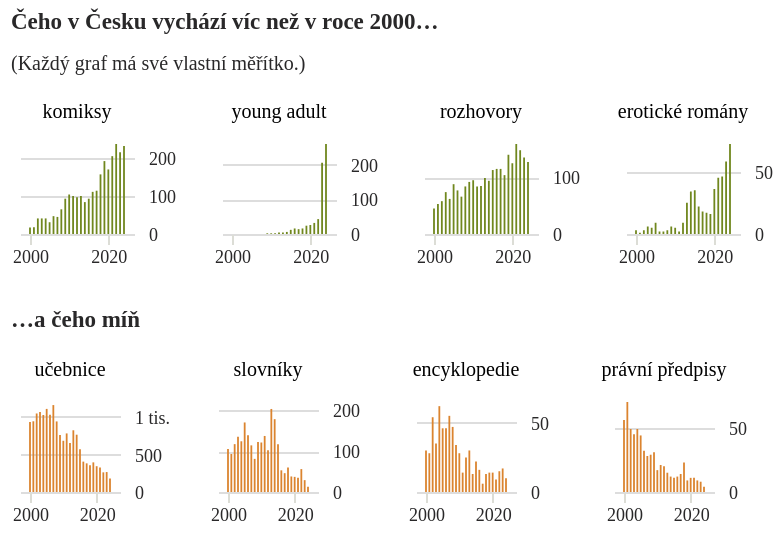

The notebook cell saved with this chart:
### Code cell
sirka_sloupcu = 0.9
prostor = 18

top_graf = alt.Chart(
    alt_friendly(top_data.filter(pl.col('rok').is_between(2000,2024))),title=alt.Title(
        "Čeho v Česku vychází víc než v roce 2000…",subtitle="(Každý graf má své vlastní měřítko.)"
    ), width=57, height=kredity['vyska_nizkych'] * 0.75
).mark_bar(color='#70871E', width=sirka_sloupcu).encode(
    alt.X("rok:T", title=None, axis=alt.Axis(tickCount=1)),
    alt.Y("pocet", title=None, axis=alt.Axis(orient='right', domainOpacity=0, tickColor='white'), scale=alt.Scale(domainMin=0), ),
    alt.Column("zanr", title=None, sort=top,
           header=alt.Header(labelFont='Asap'), spacing=prostor)
).resolve_axis(y="independent",x="independent").resolve_scale(y="independent")

flop_graf = alt.Chart(
    alt_friendly(flop_data.filter(pl.col('rok').is_between(2000,2024))),title="…a čeho míň", width=50, height=kredity['vyska_nizkych'] * 0.75
).mark_bar(color='#DB842F', width=sirka_sloupcu).encode(
    alt.X("rok:T", title=None, axis=alt.Axis(tickCount=1)),
    alt.Y("pocet", title=None, axis=alt.Axis(orient='right', domainOpacity=0, tickColor='white', labelExpr='replace(datum.label, ",000", " tis.")')),
    alt.Column("zanr", title=None,
           header=alt.Header(labelFont='Asap'), 
               spacing=prostor,
               sort=flop)
).resolve_axis(y="independent",x="independent").resolve_scale(y="independent")

rozdily_21_stoleti = alt.vconcat(top_graf, flop_graf).configure_view(stroke='transparent').configure_axisX(grid=False, domain=False).configure_axisY(grid=True, domain=False)
rozdily_21_stoleti

### Figure 1 — Vega-Lite specification as saved in the notebook (floating-point values rounded to 4 significant figures)
{"config": {"title": {"font": "Noticia Text", "fontSize": 11.5, "anchor": "start", "lineHeight": 19, "fontWeight": "bolder", "subtitleFont": "Noticia Text", "subtitleFontSize": 10, "subtitleLineHeight": 15, "subtitlePadding": 10, "dy": -10, "color": "#292829", "subtitleColor": "#292829"}, "axis": {"labelFont": "Asap", "titleFont": "Asap", "fontWeight": "lighter", "titleFontWeight": "lighter", "labelFontSize": 9, "titleFontSize": 9, "labelPadding": 2, "titlePadding": 9, "domainOpacity": 0, "tickColor": "#DCDDD6", "labelColor": "#292829"}, "legend": {"labelFont": "Asap", "labelFontWeight": "normal", "titleFont": "Asap", "titleFontWeight": "normal", "labelFontSize": 9, "titleFontSize": 9, "labelColor": "#292829"}, "axisX": {"domain": false, "grid": false}, "axisY": {"domain": false, "grid": true}, "view": {"stroke": "transparent"}}, "vconcat": [{"data": {"name": "data-9ae6b4cdfea7b4c6cb7de5b707beaed3"}, "mark": {"type": "bar", "color": "#70871E", "width": 0.9}, "encoding": {"column": {"field": "zanr", "header": {"labelFont": "Asap"}, "sort": ["komiksy", "young adult", "rozhovory", "erotické romány"], "spacing": 18, "title": null, "type": "nominal"}, "x": {"axis": {"tickCount": 1}, "field": "rok", "title": null, "type": "temporal"}, "y": {"axis": {"domainOpacity": 0, "orient": "right", "tickColor": "white"}, "field": "pocet", "scale": {"domainMin": 0}, "title": null, "type": "quantitative"}}, "height": 45.0, "resolve": {"axis": {"x": "independent", "y": "independent"}, "scale": {"y": "independent"}}, "title": {"text": "Čeho v Česku vychází víc než v roce 2000…", "subtitle": "(Každý graf má své vlastní měřítko.)"}, "width": 57}, {"data": {"name": "data-29c6f28d6c0de871769c1346deaec776"}, "mark": {"type": "bar", "color": "#DB842F", "width": 0.9}, "encoding": {"column": {"field": "zanr", "header": {"labelFont": "Asap"}, "sort": ["učebnice", "slovníky", "encyklopedie", "právní předpisy"], "spacing": 18, "title": null, "type": "nominal"}, "x": {"axis": {"tickCount": 1}, "field": "rok", "title": null, "type": "temporal"}, "y": {"axis": {"domainOpacity": 0, "labelExpr": "replace(datum.label, \",000\", \" tis.\")", "orient": "right", "tickColor": "white"}, "field": "pocet", "title": null, "type": "quantitative"}}, "height": 45.0, "resolve": {"axis": {"x": "independent", "y": "independent"}, "scale": {"y": "independent"}}, "title": "…a čeho míň", "width": 50}], "$schema": "https://vega.github.io/schema/vega-lite/v5.8.0.json", "datasets": {"data-9ae6b4cdfea7b4c6cb7de5b707beaed3": [{"pocet": 17.0, "rok": "2000-01-01T00:00:00", "len_right": 7415, "podil": 0.002293, "zanr": "komiksy"}, {"pocet": 18.0, "rok": "2001-01-01T00:00:00", "len_right": 7522, "podil": 0.002393, "zanr": "komiksy"}, {"pocet": 41.0, "rok": "2002-01-01T00:00:00", "len_right": 7580, "podil": 0.005409, "zanr": "komiksy"}, {"pocet": 41.0, "rok": "2003-01-01T00:00:00", "len_right": 7806, "podil": 0.005252, "zanr": "komiksy"}, {"pocet": 41.0, "rok": "2004-01-01T00:00:00", "len_right": 8259, "podil": 0.004964, "zanr": "komiksy"}, {"pocet": 31.0, "rok": "2005-01-01T00:00:00", "len_right": 8561, "podil": 0.003621, "zanr": "komiksy"}, {"pocet": 47.0, "rok": "2006-01-01T00:00:00", "len_right": 8991, "podil": 0.005227, "zanr": "komiksy"}, {"pocet": 45.0, "rok": "2007-01-01T00:00:00", "len_right": 9215, "podil": 0.004883, "zanr": "komiksy"}, {"pocet": 65.0, "rok": "2008-01-01T00:00:00", "len_right": 9410, "podil": 0.006908, "zanr": "komiksy"}, {"pocet": 93.0, "rok": "2009-01-01T00:00:00", "len_right": 9006, "podil": 0.01033, "zanr": "komiksy"}, {"pocet": 104.0, "rok": "2010-01-01T00:00:00", "len_right": 9291, "podil": 0.01119, "zanr": "komiksy"}, {"pocet": 100.0, "rok": "2011-01-01T00:00:00", "len_right": 9338, "podil": 0.01071, "zanr": "komiksy"}, {"pocet": 97.0, "rok": "2012-01-01T00:00:00", "len_right": 8999, "podil": 0.01078, "zanr": "komiksy"}, {"pocet": 100.0, "rok": "2013-01-01T00:00:00", "len_right": 9188, "podil": 0.01088, "zanr": "komiksy"}, {"pocet": 84.0, "rok": "2014-01-01T00:00:00", "len_right": 9260, "podil": 0.009071, "zanr": "komiksy"}, {"pocet": 93.0, "rok": "2015-01-01T00:00:00", "len_right": 9506, "podil": 0.009783, "zanr": "komiksy"}, {"pocet": 111.0, "rok": "2016-01-01T00:00:00", "len_right": 9019, "podil": 0.01231, "zanr": "komiksy"}, {"pocet": 114.0, "rok": "2017-01-01T00:00:00", "len_right": 9018, "podil": 0.01264, "zanr": "komiksy"}, {"pocet": 157.0, "rok": "2018-01-01T00:00:00", "len_right": 9255, "podil": 0.01696, "zanr": "komiksy"}, {"pocet": 192.0, "rok": "2019-01-01T00:00:00", "len_right": 8879, "podil": 0.02162, "zanr": "komiksy"}, {"pocet": 170.0, "rok": "2020-01-01T00:00:00", "len_right": 8466, "podil": 0.02008, "zanr": "komiksy"}, {"pocet": 205.0, "rok": "2021-01-01T00:00:00", "len_right": 8429, "podil": 0.02432, "zanr": "komiksy"}, {"pocet": 237.0, "rok": "2022-01-01T00:00:00", "len_right": 8252, "podil": 0.02872, "zanr": "komiksy"}, {"pocet": 215.0, "rok": "2023-01-01T00:00:00", "len_right": 7596, "podil": 0.0283, "zanr": "komiksy"}, {"pocet": 232.0, "rok": "2024-01-01T00:00:00", "len_right": 6873, "podil": 0.03376, "zanr": "komiksy"}, {"pocet": null, "rok": "2000-01-01T00:00:00", "len_right": 7415, "podil": null, "zanr": "young adult"}, {"pocet": null, "rok": "2001-01-01T00:00:00", "len_right": 7522, "podil": null, "zanr": "young adult"}, {"pocet": null, "rok": "2002-01-01T00:00:00", "len_right": 7580, "podil": null, "zanr": "young adult"}, {"pocet": null, "rok": "2003-01-01T00:00:00", "len_right": 7806, "podil": null, "zanr": "young adult"}, {"pocet": null, "rok": "2004-01-01T00:00:00", "len_right": 8259, "podil": null, "zanr": "young adult"}, {"pocet": null, "rok": "2005-01-01T00:00:00", "len_right": 8561, "podil": null, "zanr": "young adult"}, {"pocet": null, "rok": "2006-01-01T00:00:00", "len_right": 8991, "podil": null, "zanr": "young adult"}, {"pocet": null, "rok": "2007-01-01T00:00:00", "len_right": 9215, "podil": null, "zanr": "young adult"}, {"pocet": null, "rok": "2008-01-01T00:00:00", "len_right": 9410, "podil": null, "zanr": "young adult"}, {"pocet": 2.0, "rok": "2009-01-01T00:00:00", "len_right": 9006, "podil": 0.0002221, "zanr": "young adult"}, {"pocet": 2.0, "rok": "2010-01-01T00:00:00", "len_right": 9291, "podil": 0.0002153, "zanr": "young adult"}, {"pocet": 2.0, "rok": "2011-01-01T00:00:00", "len_right": 9338, "podil": 0.0002142, "zanr": "young adult"}, {"pocet": 4.0, "rok": "2012-01-01T00:00:00", "len_right": 8999, "podil": 0.0004445, "zanr": "young adult"}, {"pocet": 4.0, "rok": "2013-01-01T00:00:00", "len_right": 9188, "podil": 0.0004354, "zanr": "young adult"}, {"pocet": 6.0, "rok": "2014-01-01T00:00:00", "len_right": 9260, "podil": 0.0006479, "zanr": "young adult"}, {"pocet": 12.0, "rok": "2015-01-01T00:00:00", "len_right": 9506, "podil": 0.001262, "zanr": "young adult"}, {"pocet": 16.0, "rok": "2016-01-01T00:00:00", "len_right": 9019, "podil": 0.001774, "zanr": "young adult"}, {"pocet": 14.0, "rok": "2017-01-01T00:00:00", "len_right": 9018, "podil": 0.001552, "zanr": "young adult"}, {"pocet": 16.0, "rok": "2018-01-01T00:00:00", "len_right": 9255, "podil": 0.001729, "zanr": "young adult"}, {"pocet": 24.0, "rok": "2019-01-01T00:00:00", "len_right": 8879, "podil": 0.002703, "zanr": "young adult"}, {"pocet": 26.0, "rok": "2020-01-01T00:00:00", "len_right": 8466, "podil": 0.003071, "zanr": "young adult"}, {"pocet": 32.0, "rok": "2021-01-01T00:00:00", "len_right": 8429, "podil": 0.003796, "zanr": "young adult"}, {"pocet": 43.0, "rok": "2022-01-01T00:00:00", "len_right": 8252, "podil": 0.005211, "zanr": "young adult"}, {"pocet": 206.0, "rok": "2023-01-01T00:00:00", "len_right": 7596, "podil": 0.02712, "zanr": "young adult"}, {"pocet": 260.0, "rok": "2024-01-01T00:00:00", "len_right": 6873, "podil": 0.03783, "zanr": "young adult"}, {"pocet": 45.0, "rok": "2000-01-01T00:00:00", "len_right": 7415, "podil": 0.006069, "zanr": "rozhovory"}, {"pocet": 53.0, "rok": "2001-01-01T00:00:00", "len_right": 7522, "podil": 0.007046, "zanr": "rozhovory"}, {"pocet": 58.0, "rok": "2002-01-01T00:00:00", "len_right": 7580, "podil": 0.007652, "zanr": "rozhovory"}, {"pocet": 74.0, "rok": "2003-01-01T00:00:00", "len_right": 7806, "podil": 0.00948, "zanr": "rozhovory"}, {"pocet": 62.0, "rok": "2004-01-01T00:00:00", "len_right": 8259, "podil": 0.007507, "zanr": "rozhovory"}, {"pocet": 88.0, "rok": "2005-01-01T00:00:00", "len_right": 8561, "podil": 0.01028, "zanr": "rozhovory"}, {"pocet": 77.0, "rok": "2006-01-01T00:00:00", "len_right": 8991, "podil": 0.008564, "zanr": "rozhovory"}, {"pocet": 66.0, "rok": "2007-01-01T00:00:00", "len_right": 9215, "podil": 0.007162, "zanr": "rozhovory"}, {"pocet": 84.0, "rok": "2008-01-01T00:00:00", "len_right": 9410, "podil": 0.008927, "zanr": "rozhovory"}, {"pocet": 92.0, "rok": "2009-01-01T00:00:00", "len_right": 9006, "podil": 0.01022, "zanr": "rozhovory"}, {"pocet": 95.0, "rok": "2010-01-01T00:00:00", "len_right": 9291, "podil": 0.01022, "zanr": "rozhovory"}, {"pocet": 84.0, "rok": "2011-01-01T00:00:00", "len_right": 9338, "podil": 0.008996, "zanr": "rozhovory"}, {"pocet": 85.0, "rok": "2012-01-01T00:00:00", "len_right": 8999, "podil": 0.009445, "zanr": "rozhovory"}, {"pocet": 99.0, "rok": "2013-01-01T00:00:00", "len_right": 9188, "podil": 0.01077, "zanr": "rozhovory"}, {"pocet": 94.0, "rok": "2014-01-01T00:00:00", "len_right": 9260, "podil": 0.01015, "zanr": "rozhovory"}, {"pocet": 113.0, "rok": "2015-01-01T00:00:00", "len_right": 9506, "podil": 0.01189, "zanr": "rozhovory"}, {"pocet": 115.0, "rok": "2016-01-01T00:00:00", "len_right": 9019, "podil": 0.01275, "zanr": "rozhovory"}, {"pocet": 115.0, "rok": "2017-01-01T00:00:00", "len_right": 9018, "podil": 0.01275, "zanr": "rozhovory"}, {"pocet": 104.0, "rok": "2018-01-01T00:00:00", "len_right": 9255, "podil": 0.01124, "zanr": "rozhovory"}, {"pocet": 140.0, "rok": "2019-01-01T00:00:00", "len_right": 8879, "podil": 0.01577, "zanr": "rozhovory"}, {"pocet": 125.0, "rok": "2020-01-01T00:00:00", "len_right": 8466, "podil": 0.01476, "zanr": "rozhovory"}, {"pocet": 159.0, "rok": "2021-01-01T00:00:00", "len_right": 8429, "podil": 0.01886, "zanr": "rozhovory"}, {"pocet": 148.0, "rok": "2022-01-01T00:00:00", "len_right": 8252, "podil": 0.01794, "zanr": "rozhovory"}, {"pocet": 135.0, "rok": "2023-01-01T00:00:00", "len_right": 7596, "podil": 0.01777, "zanr": "rozhovory"}, {"pocet": 127.0, "rok": "2024-01-01T00:00:00", "len_right": 6873, "podil": 0.01848, "zanr": "rozhovory"}, {"pocet": 3.0, "rok": "2000-01-01T00:00:00", "len_right": 7415, "podil": 0.0004046, "zanr": "erotické romány"}, {"pocet": 1.0, "rok": "2001-01-01T00:00:00", "len_right": 7522, "podil": 0.0001329, "zanr": "erotické romány"}, {"pocet": 3.0, "rok": "2002-01-01T00:00:00", "len_right": 7580, "podil": 0.0003958, "zanr": "erotické romány"}, {"pocet": 6.0, "rok": "2003-01-01T00:00:00", "len_right": 7806, "podil": 0.0007686, "zanr": "erotické romány"}, {"pocet": 5.0, "rok": "2004-01-01T00:00:00", "len_right": 8259, "podil": 0.0006054, "zanr": "erotické romány"}, {"pocet": 9.0, "rok": "2005-01-01T00:00:00", "len_right": 8561, "podil": 0.001051, "zanr": "erotické romány"}, {"pocet": 2.0, "rok": "2006-01-01T00:00:00", "len_right": 8991, "podil": 0.0002224, "zanr": "erotické romány"}, {"pocet": 2.0, "rok": "2007-01-01T00:00:00", "len_right": 9215, "podil": 0.000217, "zanr": "erotické romány"}, {"pocet": 3.0, "rok": "2008-01-01T00:00:00", "len_right": 9410, "podil": 0.0003188, "zanr": "erotické romány"}, {"pocet": 6.0, "rok": "2009-01-01T00:00:00", "len_right": 9006, "podil": 0.0006662, "zanr": "erotické romány"}, {"pocet": 5.0, "rok": "2010-01-01T00:00:00", "len_right": 9291, "podil": 0.0005382, "zanr": "erotické romány"}, {"pocet": 2.0, "rok": "2011-01-01T00:00:00", "len_right": 9338, "podil": 0.0002142, "zanr": "erotické romány"}, {"pocet": 9.0, "rok": "2012-01-01T00:00:00", "len_right": 8999, "podil": 0.001, "zanr": "erotické romány"}, {"pocet": 25.0, "rok": "2013-01-01T00:00:00", "len_right": 9188, "podil": 0.002721, "zanr": "erotické romány"}, {"pocet": 34.0, "rok": "2014-01-01T00:00:00", "len_right": 9260, "podil": 0.003672, "zanr": "erotické romány"}, {"pocet": 35.0, "rok": "2015-01-01T00:00:00", "len_right": 9506, "podil": 0.003682, "zanr": "erotické romány"}, {"pocet": 22.0, "rok": "2016-01-01T00:00:00", "len_right": 9019, "podil": 0.002439, "zanr": "erotické romány"}, {"pocet": 18.0, "rok": "2017-01-01T00:00:00", "len_right": 9018, "podil": 0.001996, "zanr": "erotické romány"}, {"pocet": 17.0, "rok": "2018-01-01T00:00:00", "len_right": 9255, "podil": 0.001837, "zanr": "erotické romány"}, {"pocet": 16.0, "rok": "2019-01-01T00:00:00", "len_right": 8879, "podil": 0.001802, "zanr": "erotické romány"}, {"pocet": 36.0, "rok": "2020-01-01T00:00:00", "len_right": 8466, "podil": 0.004252, "zanr": "erotické romány"}, {"pocet": 45.0, "rok": "2021-01-01T00:00:00", "len_right": 8429, "podil": 0.005339, "zanr": "erotické romány"}, {"pocet": 46.0, "rok": "2022-01-01T00:00:00", "len_right": 8252, "podil": 0.005574, "zanr": "erotické romány"}, {"pocet": 58.0, "rok": "2023-01-01T00:00:00", "len_right": 7596, "podil": 0.007636, "zanr": "erotické romány"}, {"pocet": 72.0, "rok": "2024-01-01T00:00:00", "len_right": 6873, "podil": 0.01048, "zanr": "erotické romány"}], "data-29c6f28d6c0de871769c1346deaec776": [{"pocet": 932, "rok": "2000-01-01T00:00:00", "len_right": 7415, "podil": 0.1257, "zanr": "učebnice"}, {"pocet": 943, "rok": "2001-01-01T00:00:00", "len_right": 7522, "podil": 0.1254, "zanr": "učebnice"}, {"pocet": 1047, "rok": "2002-01-01T00:00:00", "len_right": 7580, "podil": 0.1381, "zanr": "učebnice"}, {"pocet": 1067, "rok": "2003-01-01T00:00:00", "len_right": 7806, "podil": 0.1367, "zanr": "učebnice"}, {"pocet": 1027, "rok": "2004-01-01T00:00:00", "len_right": 8259, "podil": 0.1243, "zanr": "učebnice"}, {"pocet": 1108, "rok": "2005-01-01T00:00:00", "len_right": 8561, "podil": 0.1294, "zanr": "učebnice"}, {"pocet": 1030, "rok": "2006-01-01T00:00:00", "len_right": 8991, "podil": 0.1146, "zanr": "učebnice"}, {"pocet": 1159, "rok": "2007-01-01T00:00:00", "len_right": 9215, "podil": 0.1258, "zanr": "učebnice"}, {"pocet": 941, "rok": "2008-01-01T00:00:00", "len_right": 9410, "podil": 0.1, "zanr": "učebnice"}, {"pocet": 759, "rok": "2009-01-01T00:00:00", "len_right": 9006, "podil": 0.08428, "zanr": "učebnice"}, {"pocet": 683, "rok": "2010-01-01T00:00:00", "len_right": 9291, "podil": 0.07351, "zanr": "učebnice"}, {"pocet": 781, "rok": "2011-01-01T00:00:00", "len_right": 9338, "podil": 0.08364, "zanr": "učebnice"}, {"pocet": 655, "rok": "2012-01-01T00:00:00", "len_right": 8999, "podil": 0.07279, "zanr": "učebnice"}, {"pocet": 823, "rok": "2013-01-01T00:00:00", "len_right": 9188, "podil": 0.08957, "zanr": "učebnice"}, {"pocet": 764, "rok": "2014-01-01T00:00:00", "len_right": 9260, "podil": 0.08251, "zanr": "učebnice"}, {"pocet": 569, "rok": "2015-01-01T00:00:00", "len_right": 9506, "podil": 0.05986, "zanr": "učebnice"}, {"pocet": 405, "rok": "2016-01-01T00:00:00", "len_right": 9019, "podil": 0.04491, "zanr": "učebnice"}, {"pocet": 382, "rok": "2017-01-01T00:00:00", "len_right": 9018, "podil": 0.04236, "zanr": "učebnice"}, {"pocet": 356, "rok": "2018-01-01T00:00:00", "len_right": 9255, "podil": 0.03847, "zanr": "učebnice"}, {"pocet": 395, "rok": "2019-01-01T00:00:00", "len_right": 8879, "podil": 0.04449, "zanr": "učebnice"}, {"pocet": 344, "rok": "2020-01-01T00:00:00", "len_right": 8466, "podil": 0.04063, "zanr": "učebnice"}, {"pocet": 327, "rok": "2021-01-01T00:00:00", "len_right": 8429, "podil": 0.03879, "zanr": "učebnice"}, {"pocet": 262, "rok": "2022-01-01T00:00:00", "len_right": 8252, "podil": 0.03175, "zanr": "učebnice"}, {"pocet": 266, "rok": "2023-01-01T00:00:00", "len_right": 7596, "podil": 0.03502, "zanr": "učebnice"}, {"pocet": 179, "rok": "2024-01-01T00:00:00", "len_right": 6873, "podil": 0.02604, "zanr": "učebnice"}, {"pocet": 105, "rok": "2000-01-01T00:00:00", "len_right": 7415, "podil": 0.01416, "zanr": "slovníky"}, {"pocet": 93, "rok": "2001-01-01T00:00:00", "len_right": 7522, "podil": 0.01236, "zanr": "slovníky"}, {"pocet": 117, "rok": "2002-01-01T00:00:00", "len_right": 7580, "podil": 0.01544, "zanr": "slovníky"}, {"pocet": 135, "rok": "2003-01-01T00:00:00", "len_right": 7806, "podil": 0.01729, "zanr": "slovníky"}, {"pocet": 124, "rok": "2004-01-01T00:00:00", "len_right": 8259, "podil": 0.01501, "zanr": "slovníky"}, {"pocet": 170, "rok": "2005-01-01T00:00:00", "len_right": 8561, "podil": 0.01986, "zanr": "slovníky"}, {"pocet": 139, "rok": "2006-01-01T00:00:00", "len_right": 8991, "podil": 0.01546, "zanr": "slovníky"}, {"pocet": 114, "rok": "2007-01-01T00:00:00", "len_right": 9215, "podil": 0.01237, "zanr": "slovníky"}, {"pocet": 81, "rok": "2008-01-01T00:00:00", "len_right": 9410, "podil": 0.008608, "zanr": "slovníky"}, {"pocet": 122, "rok": "2009-01-01T00:00:00", "len_right": 9006, "podil": 0.01355, "zanr": "slovníky"}, {"pocet": 121, "rok": "2010-01-01T00:00:00", "len_right": 9291, "podil": 0.01302, "zanr": "slovníky"}, {"pocet": 137, "rok": "2011-01-01T00:00:00", "len_right": 9338, "podil": 0.01467, "zanr": "slovníky"}, {"pocet": 102, "rok": "2012-01-01T00:00:00", "len_right": 8999, "podil": 0.01133, "zanr": "slovníky"}, {"pocet": 203, "rok": "2013-01-01T00:00:00", "len_right": 9188, "podil": 0.02209, "zanr": "slovníky"}, {"pocet": 178, "rok": "2014-01-01T00:00:00", "len_right": 9260, "podil": 0.01922, "zanr": "slovníky"}, {"pocet": 117, "rok": "2015-01-01T00:00:00", "len_right": 9506, "podil": 0.01231, "zanr": "slovníky"}, {"pocet": 53, "rok": "2016-01-01T00:00:00", "len_right": 9019, "podil": 0.005876, "zanr": "slovníky"}, {"pocet": 46, "rok": "2017-01-01T00:00:00", "len_right": 9018, "podil": 0.005101, "zanr": "slovníky"}, {"pocet": 60, "rok": "2018-01-01T00:00:00", "len_right": 9255, "podil": 0.006483, "zanr": "slovníky"}, {"pocet": 38, "rok": "2019-01-01T00:00:00", "len_right": 8879, "podil": 0.00428, "zanr": "slovníky"}, {"pocet": 37, "rok": "2020-01-01T00:00:00", "len_right": 8466, "podil": 0.00437, "zanr": "slovníky"}, {"pocet": 35, "rok": "2021-01-01T00:00:00", "len_right": 8429, "podil": 0.004152, "zanr": "slovníky"}, {"pocet": 56, "rok": "2022-01-01T00:00:00", "len_right": 8252, "podil": 0.006786, "zanr": "slovníky"}, {"pocet": 29, "rok": "2023-01-01T00:00:00", "len_right": 7596, "podil": 0.003818, "zanr": "slovníky"}, {"pocet": 13, "rok": "2024-01-01T00:00:00", "len_right": 6873, "podil": 0.001891, "zanr": "slovníky"}, {"pocet": 30, "rok": "2000-01-01T00:00:00", "len_right": 7415, "podil": 0.004046, "zanr": "encyklopedie"}, {"pocet": 28, "rok": "2001-01-01T00:00:00", "len_right": 7522, "podil": 0.003722, "zanr": "encyklopedie"}, {"pocet": 54, "rok": "2002-01-01T00:00:00", "len_right": 7580, "podil": 0.007124, "zanr": "encyklopedie"}, {"pocet": 35, "rok": "2003-01-01T00:00:00", "len_right": 7806, "podil": 0.004484, "zanr": "encyklopedie"}, {"pocet": 62, "rok": "2004-01-01T00:00:00", "len_right": 8259, "podil": 0.007507, "zanr": "encyklopedie"}, {"pocet": 46, "rok": "2005-01-01T00:00:00", "len_right": 8561, "podil": 0.005373, "zanr": "encyklopedie"}, {"pocet": 46, "rok": "2006-01-01T00:00:00", "len_right": 8991, "podil": 0.005116, "zanr": "encyklopedie"}, {"pocet": 55, "rok": "2007-01-01T00:00:00", "len_right": 9215, "podil": 0.005969, "zanr": "encyklopedie"}, {"pocet": 47, "rok": "2008-01-01T00:00:00", "len_right": 9410, "podil": 0.004995, "zanr": "encyklopedie"}, {"pocet": 34, "rok": "2009-01-01T00:00:00", "len_right": 9006, "podil": 0.003775, "zanr": "encyklopedie"}, {"pocet": 28, "rok": "2010-01-01T00:00:00", "len_right": 9291, "podil": 0.003014, "zanr": "encyklopedie"}, {"pocet": 14, "rok": "2011-01-01T00:00:00", "len_right": 9338, "podil": 0.001499, "zanr": "encyklopedie"}, {"pocet": 25, "rok": "2012-01-01T00:00:00", "len_right": 8999, "podil": 0.002778, "zanr": "encyklopedie"}, {"pocet": 30, "rok": "2013-01-01T00:00:00", "len_right": 9188, "podil": 0.003265, "zanr": "encyklopedie"}, {"pocet": 13, "rok": "2014-01-01T00:00:00", "len_right": 9260, "podil": 0.001404, "zanr": "encyklopedie"}, {"pocet": 22, "rok": "2015-01-01T00:00:00", "len_right": 9506, "podil": 0.002314, "zanr": "encyklopedie"}, {"pocet": 16, "rok": "2016-01-01T00:00:00", "len_right": 9019, "podil": 0.001774, "zanr": "encyklopedie"}, {"pocet": 6, "rok": "2017-01-01T00:00:00", "len_right": 9018, "podil": 0.0006653, "zanr": "encyklopedie"}, {"pocet": 13, "rok": "2018-01-01T00:00:00", "len_right": 9255, "podil": 0.001405, "zanr": "encyklopedie"}, {"pocet": 14, "rok": "2019-01-01T00:00:00", "len_right": 8879, "podil": 0.001577, "zanr": "encyklopedie"}, {"pocet": 14, "rok": "2020-01-01T00:00:00", "len_right": 8466, "podil": 0.001654, "zanr": "encyklopedie"}, {"pocet": 9, "rok": "2021-01-01T00:00:00", "len_right": 8429, "podil": 0.001068, "zanr": "encyklopedie"}, {"pocet": 15, "rok": "2022-01-01T00:00:00", "len_right": 8252, "podil": 0.001818, "zanr": "encyklopedie"}, {"pocet": 17, "rok": "2023-01-01T00:00:00", "len_right": 7596, "podil": 0.002238, "zanr": "encyklopedie"}, {"pocet": 10, "rok": "2024-01-01T00:00:00", "len_right": 6873, "podil": 0.001455, "zanr": "encyklopedie"}, {"pocet": 56, "rok": "2000-01-01T00:00:00", "len_right": 7415, "podil": 0.007552, "zanr": "právní předpisy"}, {"pocet": 70, "rok": "2001-01-01T00:00:00", "len_right": 7522, "podil": 0.009306, "zanr": "právní předpisy"}, {"pocet": 49, "rok": "2002-01-01T00:00:00", "len_right": 7580, "podil": 0.006464, "zanr": "právní předpisy"}, {"pocet": 45, "rok": "2003-01-01T00:00:00", "len_right": 7806, "podil": 0.005765, "zanr": "právní předpisy"}, {"pocet": 49, "rok": "2004-01-01T00:00:00", "len_right": 8259, "podil": 0.005933, "zanr": "právní předpisy"}, {"pocet": 44, "rok": "2005-01-01T00:00:00", "len_right": 8561, "podil": 0.00514, "zanr": "právní předpisy"}, {"pocet": 32, "rok": "2006-01-01T00:00:00", "len_right": 8991, "podil": 0.003559, "zanr": "právní předpisy"}, {"pocet": 28, "rok": "2007-01-01T00:00:00", "len_right": 9215, "podil": 0.003039, "zanr": "právní předpisy"}, {"pocet": 29, "rok": "2008-01-01T00:00:00", "len_right": 9410, "podil": 0.003082, "zanr": "právní předpisy"}, {"pocet": 31, "rok": "2009-01-01T00:00:00", "len_right": 9006, "podil": 0.003442, "zanr": "právní předpisy"}, {"pocet": 17, "rok": "2010-01-01T00:00:00", "len_right": 9291, "podil": 0.00183, "zanr": "právní předpisy"}, {"pocet": 21, "rok": "2011-01-01T00:00:00", "len_right": 9338, "podil": 0.002249, "zanr": "právní předpisy"}, {"pocet": 20, "rok": "2012-01-01T00:00:00", "len_right": 8999, "podil": 0.002222, "zanr": "právní předpisy"}, {"pocet": 15, "rok": "2013-01-01T00:00:00", "len_right": 9188, "podil": 0.001633, "zanr": "právní předpisy"}, {"pocet": 12, "rok": "2014-01-01T00:00:00", "len_right": 9260, "podil": 0.001296, "zanr": "právní předpisy"}, {"pocet": 11, "rok": "2015-01-01T00:00:00", "len_right": 9506, "podil": 0.001157, "zanr": "právní předpisy"}, {"pocet": 12, "rok": "2016-01-01T00:00:00", "len_right": 9019, "podil": 0.001331, "zanr": "právní předpisy"}, {"pocet": 14, "rok": "2017-01-01T00:00:00", "len_right": 9018, "podil": 0.001552, "zanr": "právní předpisy"}, {"pocet": 23, "rok": "2018-01-01T00:00:00", "len_right": 9255, "podil": 0.002485, "zanr": "právní předpisy"}, {"pocet": 9, "rok": "2019-01-01T00:00:00", "len_right": 8879, "podil": 0.001014, "zanr": "právní předpisy"}, {"pocet": 11, "rok": "2020-01-01T00:00:00", "len_right": 8466, "podil": 0.001299, "zanr": "právní předpisy"}, {"pocet": 11, "rok": "2021-01-01T00:00:00", "len_right": 8429, "podil": 0.001305, "zanr": "právní předpisy"}, {"pocet": 9, "rok": "2022-01-01T00:00:00", "len_right": 8252, "podil": 0.001091, "zanr": "právní předpisy"}, {"pocet": 8, "rok": "2023-01-01T00:00:00", "len_right": 7596, "podil": 0.001053, "zanr": "právní předpisy"}, {"pocet": 4, "rok": "2024-01-01T00:00:00", "len_right": 6873, "podil": 0.000582, "zanr": "právní předpisy"}]}}
